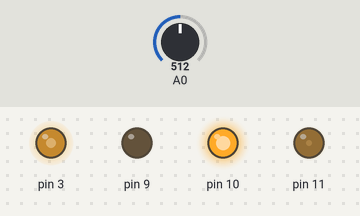
The sketch below on a simulated Arduino Uno, built with avr-gcc and run on an emulated ATmega328P. Shown: output pins drawn as LEDs (lit = HIGH). The test bench sets the inputs (shaded band); at power-on: A0 = 512.

Above: at 2.8 s.
2.9 s: A0 set to 716
At 4.3 s:
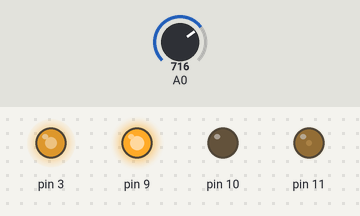
8.9 s: A0 set to 900
At 11.3 s:
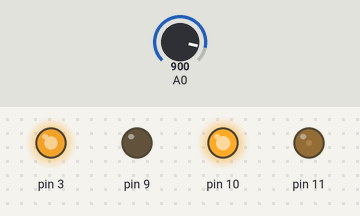
14.9 s: A0 set to 122
At 17.0 s:
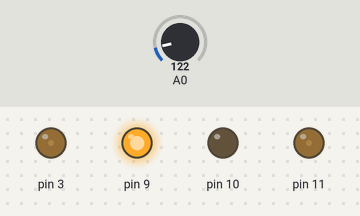
20.9 s: A0 set to 0
At 22.8 s:
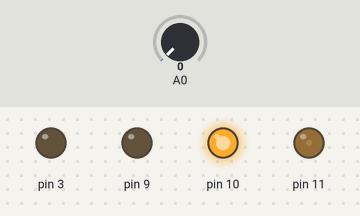
26.9 s: A0 set to 3
29.6 s: A0 set to 6
At 32.9 s:
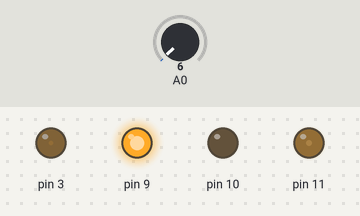
Timing chart, 0 to 36.5 s (numbered marks = the images above; inputs shaded):
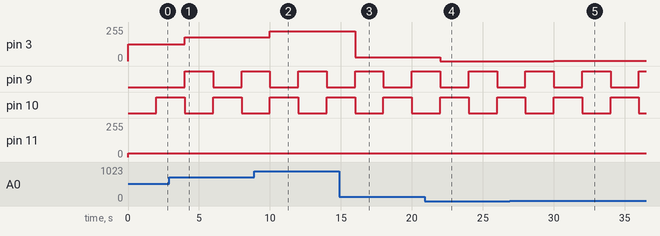

Measured:
- the behaviour switches between 4 and 5 on A0 (found by bisection; images 4 and 5)
- after the input at 2.9 s, pin 3: 127/255 → 178/255 after 1.1 s
- after the input at 8.9 s, pin 3: 178/255 → 224/255 after 1.1 s
- after the input at 14.9 s, pin 3: 224/255 → 30/255 after 1.1 s
- after the input at 20.9 s, pin 3: 30/255 → 0/255 after 1.1 s
- after the input at 29.6 s, pin 3: 0/255 → 1/255 after 0.40 s
- by itself, pin 9, pin 10: alternates HIGH for 2.0 s and LOW for 2.0 s

The sketch:

main.ino
```cpp
// C++ code
//

bool dirAv = true;
bool dirRc = false;

void setup() {
  pinMode(A0, INPUT);
  pinMode(3, OUTPUT);
  // Motor
  pinMode(9, OUTPUT);
  pinMode(10, OUTPUT);
  pinMode(11, OUTPUT);
}

void loop() {
  int varA = analogRead(A0);
  int varTransicao = map(varA, 0, 1023, 0, 255);
  analogWrite(3, varTransicao);

  // Motor

  int varPWM = 30;
  analogWrite(11, varPWM);
  delay(2000);
  dirAv = !dirAv;
  dirRc = !dirRc;

  digitalWrite(9, dirAv);
  digitalWrite(10, dirRc);
}
```
